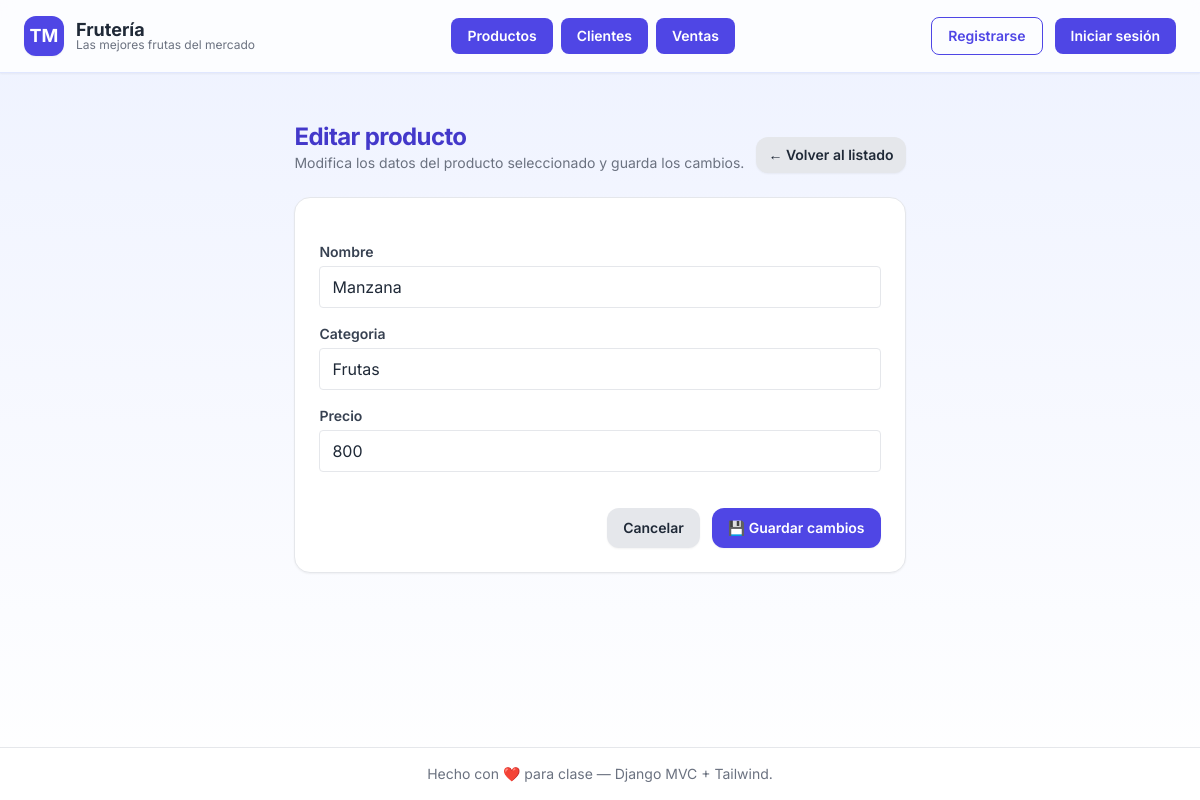
Screenshot of /producto/editar/1/ with the database file from the repository.
### catalogo/models.py (models this page shows, shortened)
class Producto(models.Model):
    id = models.AutoField(primary_key=True)
    uuid = models.UUIDField(default=uuid.uuid4, editable=False)  # ← sin unique=True
    nombre = models.CharField(max_length=100)
    categoria = models.CharField(max_length=100, default='Sin categoría')
    precio = models.PositiveIntegerField(default=0)
    created_at = models.DateTimeField(auto_now_add=True)
    modified_at = models.DateTimeField(auto_now=True)

### catalogo/viewsP.py (the view)
# urls.py: path('producto/editar/<int:id>/', viewsP.producto_editar, name='producto_editar'),
def producto_editar(request, id):
    producto = get_object_or_404(Producto, id=id)
    if request.method == 'POST':
        form = ProductoForm(request.POST, instance=producto)
        if form.is_valid():
            form.save()
            messages.success(request, "Producto actualizado con éxito ✏️")
            return redirect('producto_lista')
    else:
        form = ProductoForm(instance=producto)
    return render(request, 'catalogo/producto_editar.html', {'form': form, 'producto': producto})

### catalogo/forms.py
class ProductoForm(forms.ModelForm):
    class Meta:
        model = Producto
        fields = ['nombre', 'categoria', 'precio']
        widgets = {
            'nombre': forms.TextInput(attrs={
                'placeholder': 'Ej: Teclado mecánico RGB',
                'class': 'border rounded px-3 py-2 w-full focus:outline-none focus:ring-2 focus:ring-indigo-500'
            }),
            'categoria': forms.TextInput(attrs={
                'placeholder': 'Ej: Periféricos',
                'class': 'border rounded px-3 py-2 w-full focus:outline-none focus:ring-2 focus:ring-indigo-500'
            }),
            'precio': forms.NumberInput(attrs={
                'step': '1',
                'placeholder': 'Ej: 19990',
                'class': 'border rounded px-3 py-2 w-full focus:outline-none focus:ring-2 focus:ring-indigo-500'
            }),
        }

### catalogo/templates/catalogo/producto_editar.html (shortened to what this page needs)
{% extends "catalogo/base.html" %}
{% block content %}
<section class="space-y-6">
  <div class="flex flex-col sm:flex-row gap-3 sm:items-end sm:justify-between">
    <div>
      <h2 class="text-2xl font-bold tracking-tight text-indigo-700">Editar producto</h2>
      <p class="text-sm text-gray-500">Modifica los datos del producto seleccionado y guarda los cambios.</p>
    </div>
    <a href="{% url 'producto_lista' %}"
       class="inline-flex items-center justify-center rounded-xl bg-gray-200 px-3 py-2 text-sm font-semibold text-gray-800 hover:bg-gray-300 shadow-sm transition">
      ← Volver al listado
    </a>
  </div>
  <div class="overflow-hidden rounded-2xl border border-gray-200 bg-white shadow-sm p-6">
    <form method="POST" class="space-y-5">
      <div class="space-y-4">
        {% for field in form %}
          <div>
            <label for="{{ field.id_for_label }}" class="block text-sm font-semibold text-gray-700 mb-1">
              {{ field.label }}
            </label>
            {{ field }}
          </div>
        {% endfor %}
      </div>
      <div class="flex justify-end gap-3 pt-4">
        <a href="{% url 'producto_lista' %}"
           class="inline-flex items-center justify-center rounded-xl bg-gray-200 px-4 py-2.5 text-sm font-semibold text-gray-800 hover:bg-gray-300 shadow-sm transition">
          Cancelar
        </a>
        <button type="submit"
                class="inline-flex items-center justify-center rounded-xl bg-indigo-600 px-4 py-2.5 text-sm font-semibold text-white hover:bg-indigo-700 shadow-sm transition">
          💾 Guardar cambios
        </button>
      </div>
    </form>
  </div>
</section>
{% endblock %}

### catalogo/templates/catalogo/base.html (style rules this page uses)
body { font-family: 'Inter', sans-serif; }

### rows the page displays
Producto: form "Manzana" "Frutas" "800"

### other values shown
{{ field.label }} "Nombre" "Categoria" "Precio"
